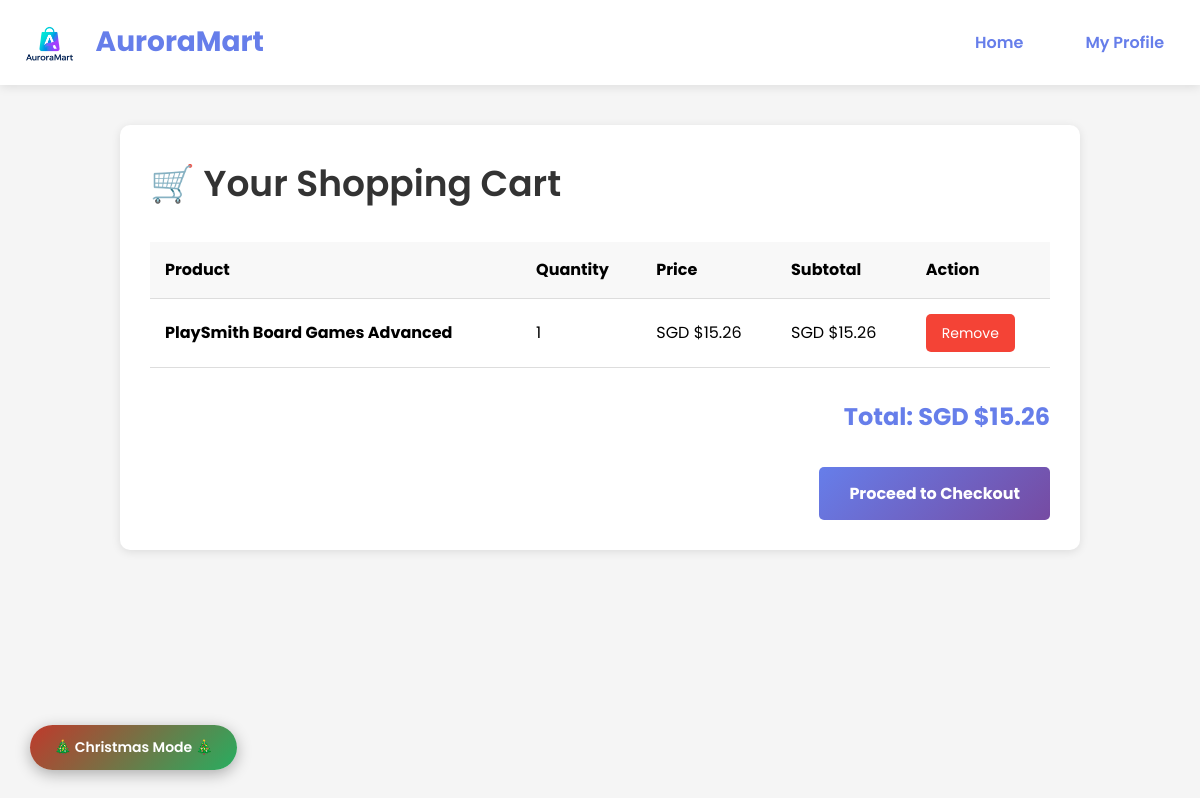
The app's page /cart/ (signed in), older data.
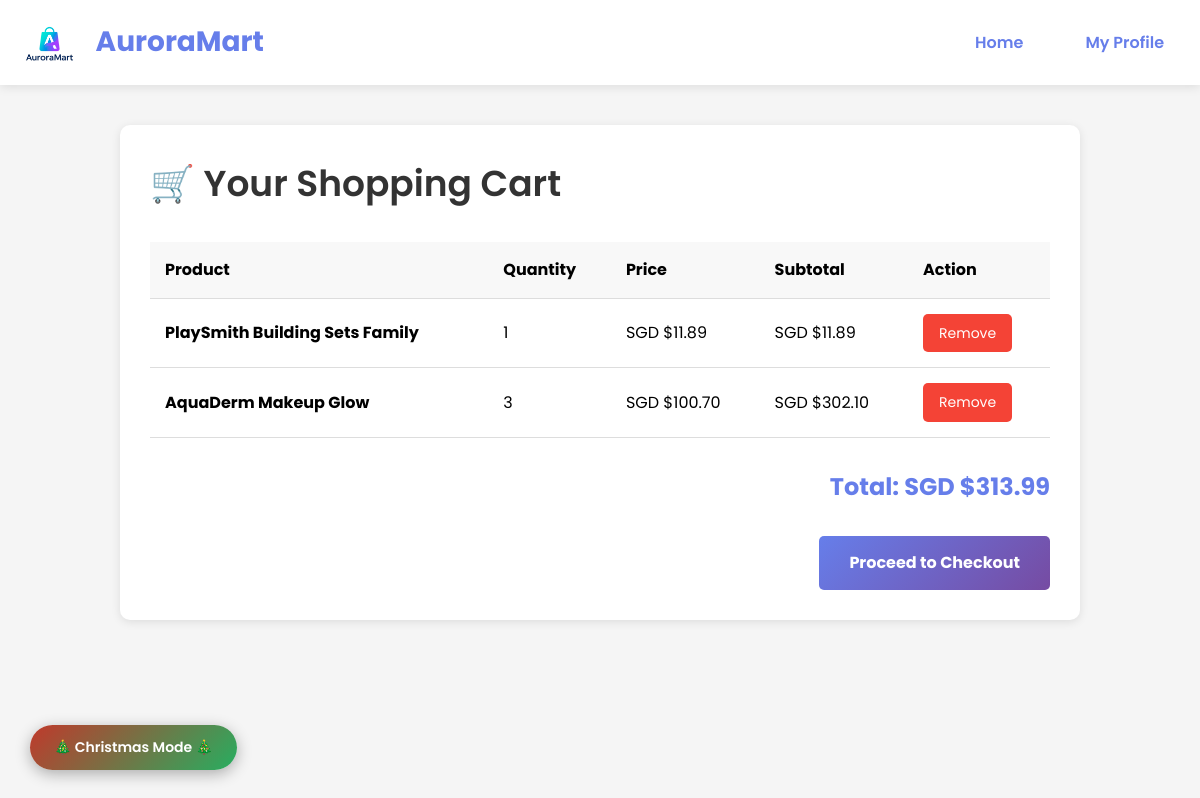
The same page, newer data.
### storefront/models.py (models this page shows, shortened)
class CartItem(models.Model):
    cart = models.ForeignKey(Cart, on_delete=models.CASCADE, related_name='items')
    product = models.ForeignKey(Product, on_delete=models.CASCADE)
    quantity = models.IntegerField(default=1)
    added_at = models.DateTimeField(auto_now_add=True)
    def get_total(self):
        return self.product.price * self.quantity

class Product(models.Model):
    name = models.CharField(max_length=255)
    description = models.TextField(blank=True, null=True)
    category = models.CharField(max_length=100)
    price = models.DecimalField(max_digits=10, decimal_places=2)
    stock = models.IntegerField(default=0)
    reorder_threshold = models.IntegerField(default=10)
    rating = models.DecimalField(max_digits=3, decimal_places=1, null=True, blank=True)
    image = models.ImageField(upload_to='products/', blank=True, null=True)
    created_at = models.DateTimeField(auto_now_add=True)
    updated_at = models.DateTimeField(auto_now=True)
    is_on_sale = models.BooleanField(default=False)
    original_price = models.DecimalField(max_digits=10, decimal_places=2, null=True, blank=True)
    discount_percentage = models.IntegerField(null=True, blank=True)
    class Meta:
        ordering = ['-created_at']

### storefront/views.py (the view)
# urls.py: path('cart/', views.cart, name='cart'),
@login_required
def cart(request):
    storage = messages.get_messages(request)
    storage.used = True
    customer = get_or_create_customer(request.user)
    cart = get_or_create_cart(customer)
    cart_items = cart.items.all()
    total = sum(item.get_total() for item in cart_items)
    context = {
        'cart_items': cart_items,
        'total': total,
    }
    return render(request, 'storefront/cart.html', context)

### storefront/views.py (called while the page is built)
def get_or_create_customer(user):
    try:
        return Customer.objects.get(user=user)
    except Customer.DoesNotExist:
        return Customer.objects.create(user=user)

def get_or_create_cart(customer):
    cart, created = Cart.objects.get_or_create(customer=customer)
    return cart

### storefront/templates/storefront/cart.html (shortened to what this page needs)
<!DOCTYPE html>
<html lang="en">
<head>
    {% load static %}
</head>
<body>
    <header>
        <nav>
            <a href="{% url 'storefront:index' %}" class="logo">
                {% load static %}
                <img src="{% static 'img/auroramart_logo.png' %}" alt="AuroraMart" style="height: 40px; vertical-align: middle; margin-right: 10px;">
                AuroraMart
            </a>
            <div class="nav-links">
                <a href="{% url 'storefront:index' %}">Home</a>
                <a href="{% url 'accounts:profile' %}">My Profile</a>
            </div>
        </nav>
    </header>
    <button class="theme-toggle-btn" onclick="toggleChristmasTheme()">🎄 Christmas Mode 🎄</button>
    <div class="container" id="mainContainer">
        <div class="cart-container">
            <h2>🛒 Your Shopping Cart</h2>
            {% if cart_items %}
            <table>
                <thead>
                    <tr>
                        <th>Product</th>
                        <th>Quantity</th>
                        <th>Price</th>
                        <th>Subtotal</th>
                        <th>Action</th>
                    </tr>
                </thead>
                <tbody>
                    {% for item in cart_items %}
                    <tr>
                        <td class="product-name">{{ item.product.name }}</td>
                        <td>{{ item.quantity }}</td>
                        <td>SGD ${{ item.product.price }}</td>
                        <td>SGD ${{ item.get_total }}</td>
                        <td>
                            <a href="{% url 'storefront:remove_from_cart' item.id %}" class="btn btn-danger">Remove</a>
                        </td>
                    </tr>
                    {% endfor %}
                </tbody>
            </table>
            <div class="total">
                Total: SGD ${{ total }}
            </div>
            <div class="checkout-btn">
                <a href="{% url 'storefront:checkout' %}" class="btn btn-primary">Proceed to Checkout</a>
            </div>
            {% else %}
            <div class="empty-cart">
                <p>Your cart is empty!</p>
                <a href="{% url 'storefront:index' %}">Continue Shopping</a>
            </div>
            {% endif %}
        </div>
    </div>
</body>
</html>

### storefront/templates/storefront/cart.html (style rules this page uses)
* { margin: 0; padding: 0; box-sizing: border-box; }
body { font-family: 'Poppins', sans-serif; background-color: #f5f5f5; font-weight: 400; font-size: 16px; line-height: 1.6; }
header { background: white; color: #667eea; padding: 20px 0; box-shadow: 0 2px 10px rgba(0,0,0,0.1); }
nav { max-width: 1200px; margin: 0 auto; display: flex; justify-content: space-between; align-items: center; padding: 0 20px; }
.logo { font-size: 28px; font-weight: 700; color: #667eea; text-decoration: none; display: inline-block; }
.nav-links { display: flex; gap: 30px; align-items: center; }
.nav-links a { color: #667eea; text-decoration: none; padding: 8px 16px; border-radius: 5px; transition: all 0.3s ease; font-weight: 600; display: inline-block; }
.container { max-width: 1000px; margin: 0 auto; padding: 40px 20px; }
.cart-container { background: white; border-radius: 10px; padding: 30px; box-shadow: 0 2px 10px rgba(0,0,0,0.1); }
.cart-container h2 { font-size: 36px; font-weight: 600; margin-bottom: 30px; color: #333; }
table { width: 100%; border-collapse: collapse; margin-bottom: 30px; }
th, td { padding: 15px; text-align: left; border-bottom: 1px solid #ddd; }
th { background-color: #f8f8f8; font-weight: bold; }
.product-name { font-weight: bold; }
.btn { padding: 8px 16px; border: none; border-radius: 5px; cursor: pointer; text-decoration: none; display: inline-block; font-size: 14px; }
.btn-danger { background: #f44336; color: white; }
.btn-primary { background: linear-gradient(135deg, #667eea 0%, #764ba2 100%); color: white; padding: 14px 30px; font-size: 16px; font-weight: bold; }
.total { font-size: 24px; font-weight: bold; color: #667eea; text-align: right; margin-top: 20px; }
.checkout-btn { text-align: right; margin-top: 30px; }
.theme-toggle-btn { position: fixed; bottom: 30px; left: 30px; background: linear-gradient(135deg, #c0392b, #27ae60); color: white; border: none; padding: 12px 24px; border-radius: 50px; cursor: pointer; font-family: 'Poppins', sans-serif; font-weight: 600; font-size: 14px; transition: all 0.3s ease; box-shadow: 0 4px 15px rgba(0,0,0,0.3); z-index: 1000; }

Row changes from the older to the newer data that the page shows:
removed CartItem: product.name "PlaySmith Board Games Advanced", quantity "1", product.price "15.26", get_total "15.26"
added CartItem: product.name "PlaySmith Building Sets Family", quantity "1", product.price "11.89", get_total "11.89"
added CartItem: product.name "AquaDerm Makeup Glow", quantity "3", product.price "100.70", get_total "302.10"
Text that changed along with them:
{{ total }}: "15.26" → "313.99"
